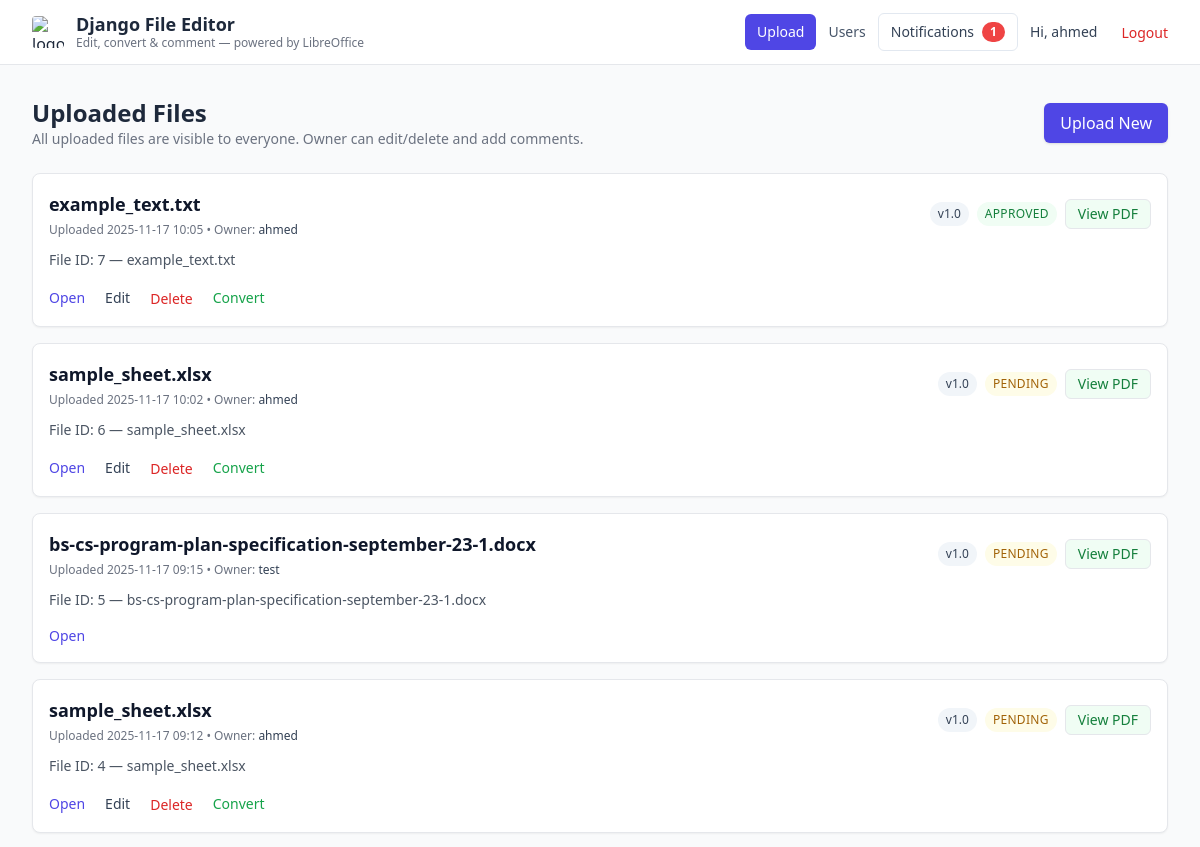
The app's page / (signed in, upper part), older data.
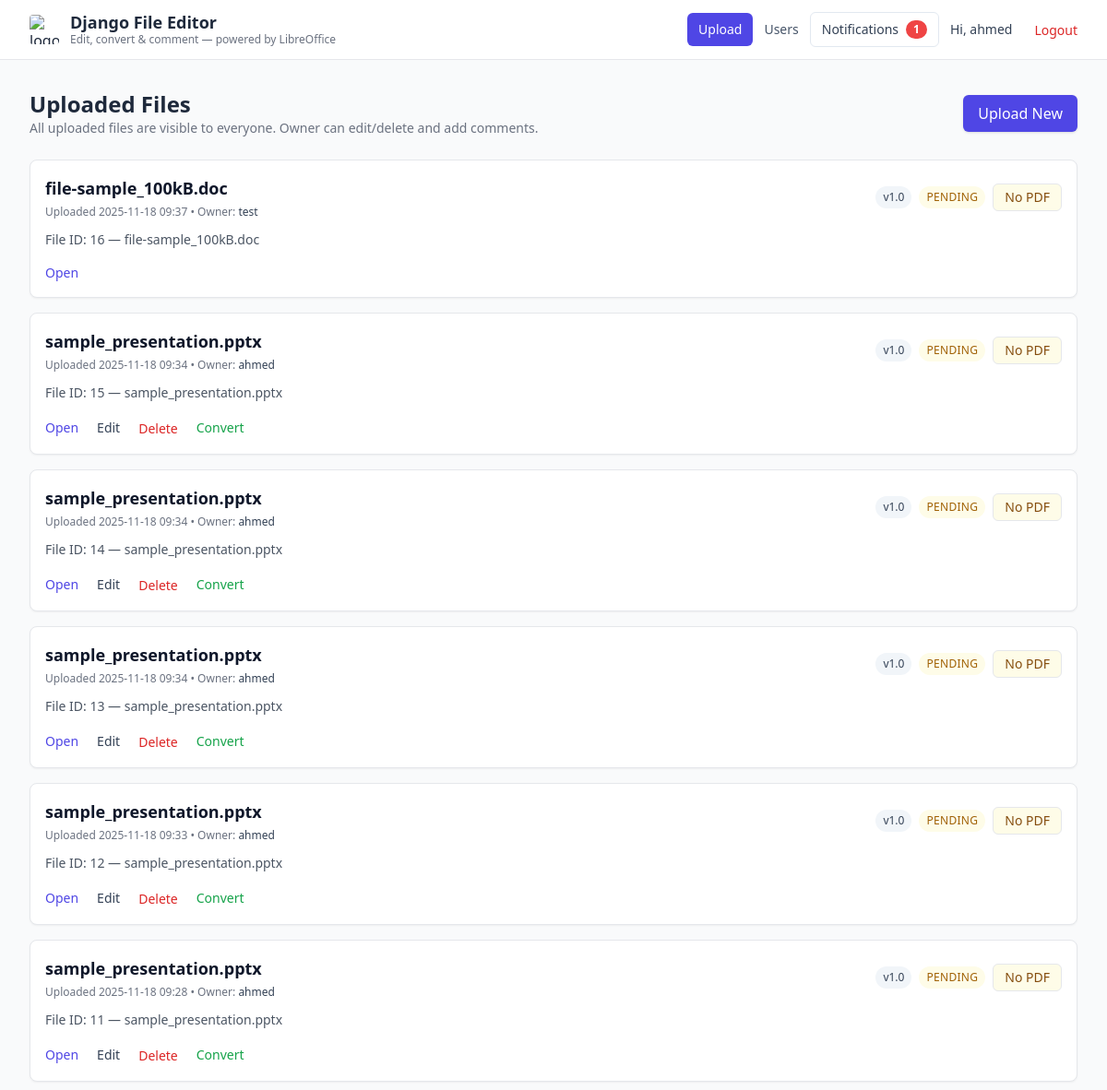
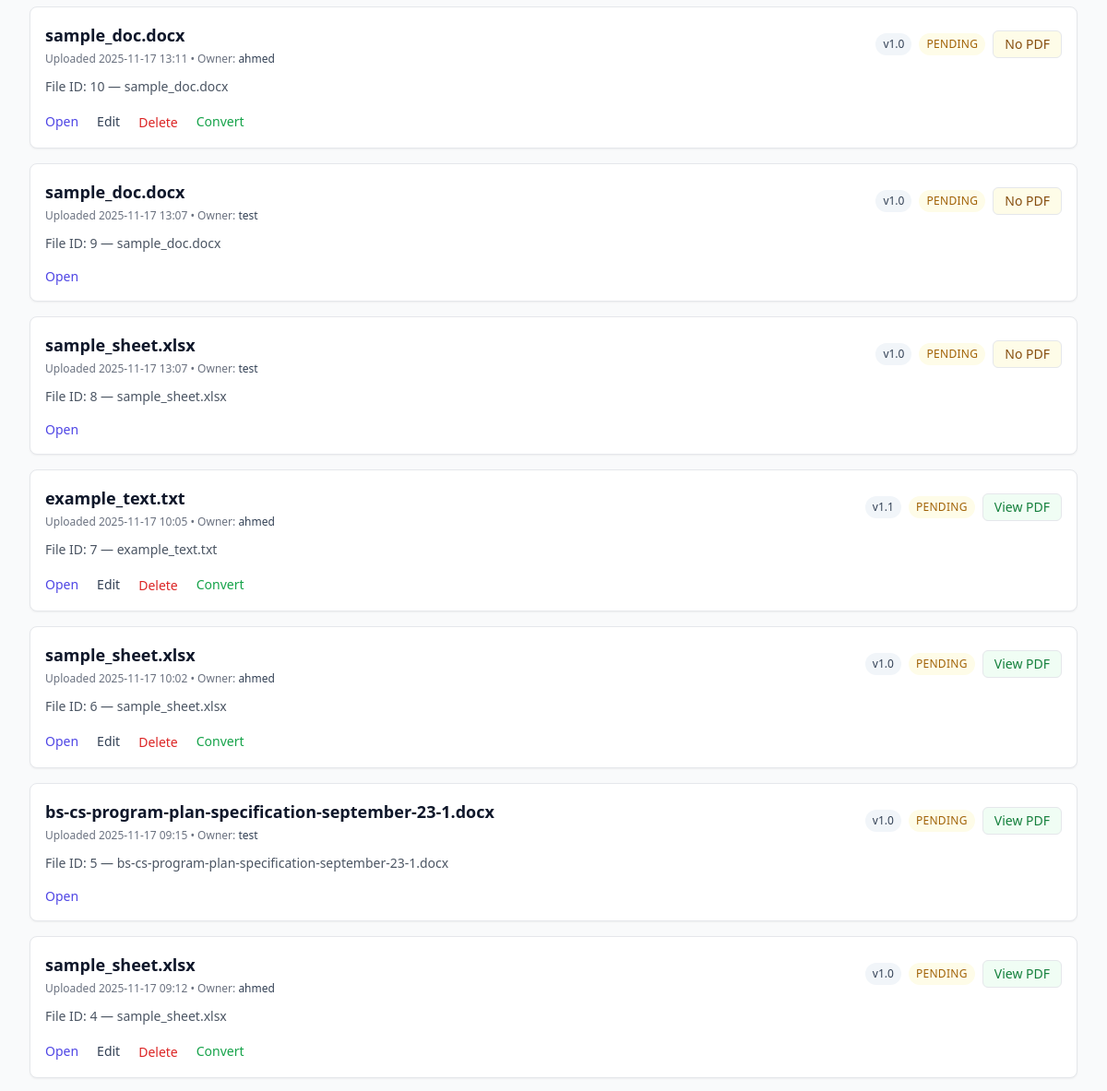
The same page, newer data (2 pictures, top to bottom).
### files/models.py (models this page shows, shortened)
class UploadedFile(models.Model):
    file = models.FileField(upload_to="uploads/")
    filename = models.CharField(max_length=255, blank=True)
    uploaded_at = models.DateTimeField(auto_now_add=True)
    converted = models.FileField(upload_to="converted/", blank=True, null=True)
    file_name_if_converted = models.CharField(max_length=255, blank=True, null=True)
    status = models.CharField(max_length=20, choices=FileStatus.choices, default=FileStatus.PENDING)
    version_number = models.DecimalField(max_digits=5, decimal_places=1, default=Decimal('1.0'))
    reviewed_by = models.ForeignKey(User, on_delete=models.SET_NULL, blank=True, null=True, related_name='reviewed_files')
    reviewed_at = models.DateTimeField(blank=True, null=True)
    owner = models.ForeignKey(User, on_delete=models.CASCADE, null=True, blank=True, related_name='uploaded_files')
    @property
    def version_label(self):
        return f"{self.version_number:.1f}"

### files/views.py (the view)
# urls.py: path('', views.file_list, name='file_list'),
@login_required
def file_list(request):
    files = UploadedFile.objects.all().order_by('-uploaded_at')
    return render(request, 'file_list.html', {'files': files, 'FileStatus': FileStatus})

### core/context_processors.py (called while the page is built)
def notifications_meta(request) -> Dict[str, int]:
    if not request.user.is_authenticated:
        return {
            'notifications_unread_count': 0,
        }
    try:
        unread_count = request.user.notifications.filter(is_read=False).count()
    except Exception:
        unread_count = 0
    return {
        'notifications_unread_count': unread_count,
    }

### templates/file_list.html (shortened to what this page needs)
{% extends 'base.html' %}
{% block content %}
<div class="flex items-center justify-between mb-6">
  <div>
    <h2 class="text-2xl font-bold">Uploaded Files</h2>
    <p class="text-sm text-gray-500">All uploaded files are visible to everyone. Owner can edit/delete and add comments.</p>
  </div>
  <div>
    {% if user.is_authenticated and user.profile.role != 'viewer' %}
      <a href="{% url 'file_upload' %}" class="inline-flex items-center px-4 py-2 bg-indigo-600 text-white rounded-md shadow hover:bg-indigo-700">
        Upload New
      </a>
    {% endif %}
  </div>
</div>
<div class="grid grid-cols-1 gap-4">
  {% for file in files %}
    <div class="bg-white border rounded-lg shadow-sm p-4 flex items-start gap-4">
      <div class="flex-1">
        <div class="flex items-center justify-between gap-4 flex-wrap">
          <div>
            <a href="{% url 'file_detail' file.id %}" class="text-lg font-semibold text-slate-900 hover:underline">{{ file.filename }}</a>
            <p class="text-xs text-gray-500 mt-1">Uploaded {{ file.uploaded_at|date:"Y-m-d H:i" }} • Owner: <span class="font-medium text-slate-700">{{ file.owner.username }}</span></p>
          </div>
          <div class="flex items-center gap-2">
            <span class="text-xs px-2 py-1 rounded-full bg-slate-100 text-slate-700">v{{ file.version_label }}</span>
            <span class="text-xs uppercase tracking-wide px-2 py-1 rounded-full {% if file.status == FileStatus.APPROVED %}bg-green-50 text-green-700{% elif file.status == FileStatus.IN_REVIEW %}bg-blue-50 text-blue-700{% elif file.status == FileStatus.REJECTED %}bg-red-50 text-red-700{% else %}bg-yellow-50 text-yellow-700{% endif %}">
              {{ file.get_status_display }}
            </span>
            {% if file.converted %}
              <a href="{% url 'file_detail' file.id %}" class="px-3 py-1 text-sm bg-green-50 text-green-700 rounded-md border">View PDF</a>
            {% else %}
              <span class="px-3 py-1 text-sm bg-yellow-50 text-yellow-800 rounded-md border">No PDF</span>
            {% endif %}
          </div>
        </div>
        <p class="text-sm text-gray-600 mt-3 line-clamp-3">File ID: {{ file.id }} — {{ file.filename }}</p>
        <div class="mt-4 flex items-center gap-2">
          <a href="{% url 'file_detail' file.id %}" class="text-sm text-indigo-600 hover:underline">Open</a>
          {% if user.is_authenticated and user == file.owner %}
            <a href="{% url 'file_edit' file.id %}" class="text-sm text-slate-700 hover:underline ml-3">Edit</a>
            <form method="post" action="{% url 'file_delete' file.id %}" class="inline-block ml-3">
              <button type="submit" class="text-sm text-red-600 hover:underline">Delete</button>
            </form>
            <a href="{% url 'convert_to_pdf' file.id %}" class="ml-3 text-sm text-green-600 hover:underline">Convert</a>
          {% endif %}
        </div>
      </div>
    </div>
  {% empty %}
    <div class="bg-white border rounded-lg shadow-sm p-6 text-center text-gray-500">
      No files uploaded yet. Be the first to upload.
    </div>
  {% endfor %}
</div>
{% endblock %}

Row changes from the older to the newer data that the page shows:
added UploadedFile: filename "file-sample_100kB.doc", uploaded_at "2025-11-18 09:37", owner.username "test", version_label "1.0", status "PENDING", converted "No PDF", id "16"
added UploadedFile: filename "sample_presentation.pptx", uploaded_at "2025-11-18 09:34", owner.username "ahmed", version_label "1.0", status "PENDING", converted "No PDF", id "15", shows "Edit"
added UploadedFile: filename "sample_presentation.pptx", uploaded_at "2025-11-18 09:34", owner.username "ahmed", version_label "1.0", status "PENDING", converted "No PDF", id "14", shows "Edit"
added UploadedFile: filename "sample_presentation.pptx", uploaded_at "2025-11-18 09:34", owner.username "ahmed", version_label "1.0", status "PENDING", converted "No PDF", id "13", shows "Edit"
added UploadedFile: filename "sample_presentation.pptx", uploaded_at "2025-11-18 09:33", owner.username "ahmed", version_label "1.0", status "PENDING", converted "No PDF", id "12", shows "Edit"
added UploadedFile: filename "sample_presentation.pptx", uploaded_at "2025-11-18 09:28", owner.username "ahmed", version_label "1.0", status "PENDING", converted "No PDF", id "11", shows "Edit"
added UploadedFile: filename "sample_doc.docx", uploaded_at "2025-11-17 13:11", owner.username "ahmed", version_label "1.0", status "PENDING", converted "No PDF", id "10", shows "Edit"
added UploadedFile: filename "sample_doc.docx", uploaded_at "2025-11-17 13:07", owner.username "test", version_label "1.0", status "PENDING", converted "No PDF", id "9"
added UploadedFile: filename "sample_sheet.xlsx", uploaded_at "2025-11-17 13:07", owner.username "test", version_label "1.0", status "PENDING", converted "No PDF", id "8"
changed UploadedFile "example_text.txt": version_label "1.0" → "1.1"; status "APPROVED" → "PENDING"
